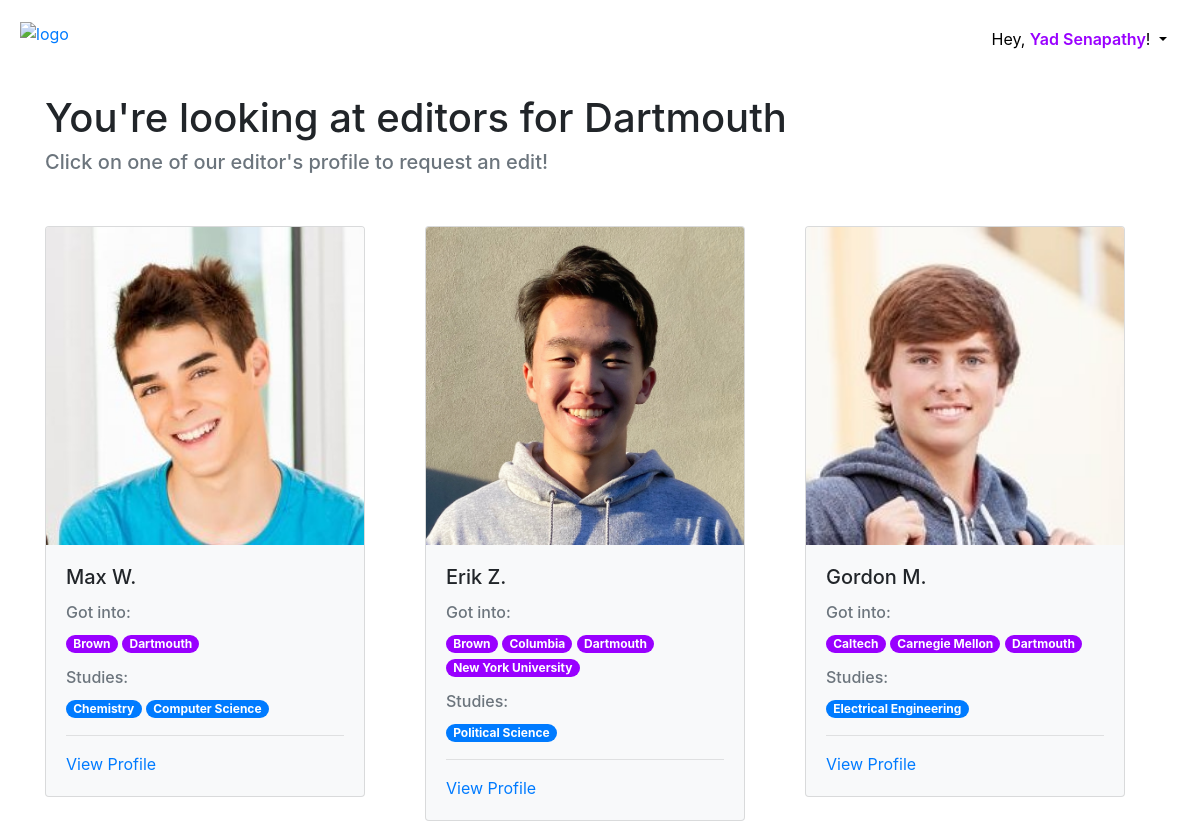
The app's page /filtered/Dartmouth (signed in) with its own data.
### main/models.py (models this page shows, shortened)
class School(models.Model):
    lst = ['Harvard', 'Yale', 'Princeton', 'Stanford', 'MIT', 'Columbia', 'UPenn', 'Dartmouth',
           'Cornell', 'Brown', 'UC Berkeley', 'UT Austin', 'UMich', 'UChicago', 'Duke',
           'Northwestern', 'John\'s Hopkins', 'New York University', 'Caltech', 'Carnegie Mellon',
           'Georgia Tech', 'University of Southern California', 'UCLA', 'UIUC', 'UC San Diego',
           'University of Washington', 'Washington University (St. Louis)']
    colleges = sorted(lst)  # sort colleges alphabetically
    CHOICES = [(college, college) for college in colleges]
    name = models.CharField(choices=CHOICES, max_length=100)
    follower = models.ManyToManyField(User, blank=True)
    def __str__(self):
        return self.name

class Editor(models.Model):
    editor_name = models.CharField(max_length=25)
    bio = models.TextField()
    college = models.ManyToManyField(School)
    major = models.ManyToManyField(Major)
    photo = models.ImageField(upload_to='images/')
    def __str__(self):
        return self.editor_name
    def colleges(self):
        return School.objects.filter(editor=Editor.objects.get(editor_name=self.editor_name))
    def majors(self):
        return Major.objects.filter(editor=Editor.objects.get(editor_name=self.editor_name))

class Major(models.Model):
    lst = ['Computer Science', 'Business', 'Finance', 'Economics', 'Nursing', 'Communications', 'Philosophy',
           'Political Science', 'Psychology', 'Biology', 'Pre-Medicine', 'English', 'Electrical Engineering',
           'Physics', 'Chemistry', 'Mechanical Engineering', 'Biomedical Engineering', 'Math', 'History',
           'Environmental Studies', 'Education', 'Sociology', 'Journalism', 'Fine Arts']
    majors = sorted(lst)  # sort majors alphabetically
    CHOICES = [(major, major) for major in majors]
    name = models.CharField(choices=CHOICES, max_length=100)
    def __str__(self):
        return self.name

### main/views.py (the view)
# urls.py: path('filtered/<str:college>', filtered_view, name='filtered_view'),
def filtered_view(request, college):
    name = request.user.first_name + " " + request.user.last_name
    school = School.objects.get(name=college)
    editors = Editor.objects.filter(college=school)
    return render(request, 'filtered.html',
                  {'user': request.user, 'name': name, 'editors': editors, 'college': college})

### main/templates/filtered.html (shortened to what this page needs)
<!doctype html>
<html lang="en">
  <head>
    <link rel="stylesheet" href="https://maxcdn.bootstrapcdn.com/bootstrap/4.0.0/css/bootstrap.min.css">
  </head>
  <body>
    <div id="navbar" style="margin-top: 20px">
        <a href="/platform"><img src="https://i.imgur.com/MRGuTdT.png" alt="logo" width="150" style="margin-left: 20px"/></a>
        <div class="dropdown float-right" style="margin-right: 20px">
                  <button class="btn dropdown-toggle"
                          type="button"
                          id="dropdownMenuButton"
                          data-toggle="dropdown"
                          aria-haspopup="true"
                          aria-expanded="false"
                          style="background-color:transparent"
                  >
                    Hey, <span style="color: #9900ff; font-weight: 600">{{ name }}</span>!
                  </button>
                </div>
    </div>
    <br />
    <br />
    <div class="container">
        <div class="row">
            <div class="col-md-12">
                <h1>You're looking at editors for {{ college }}</h1>
                <h5 class="text-muted">Click on one of our editor's profile to request an edit!</h5>
            </div>
        </div>
        <br />
        <div class="row">
            {% for editor in editors %}
                <div class="col-md-4">
                    <div class="card bg-light mb-3" style="width: 20rem;margin-bottom: 20px;margin-top: 20px"">
                      <img class="card-img-top" src="{{ editor.photo.url }}" width="300">
                      <div class="card-body">
                        <h5 class="card-title" style="margin-bottom: 20px">{{ editor}}.</h5>
                        <h6 class="card-subtitle mb-2 text-muted">Got into:</h6>
                        <div style="margin-bottom: 20px">
                            {% for college in editor.colleges %}
                            <span class="badge badge-pill badge-primary"
                                  style="background-color: #9900ff">
                                {{ college }}
                            </span>
                            {% endfor %}
                        </div>
                        <h6 class="card-subtitle mb-2 text-muted">Studies:</h6>
                        <div style="margin-bottom: 10px">
                            {% for major in editor.majors %}
                            <span class="badge badge-pill badge-primary">
                                {{ major }}
                            </span>
                            {% endfor %}
                        </div>
                        <hr />
                        <a href="/editor?id={{ editor.id }}" class="card-link">View Profile</a>
                      </div>
                    </div>
                </div>
            {% endfor %}
        </div>
    </div>
  </body>
</html>

### records on screen
School: name "Dartmouth"
Editor: photo (picture), editor_name "Max W"
School: name "Brown"
Major: name "Chemistry"
Major: name "Computer Science"
Editor: photo (picture), editor_name "Erik Z"
School: name "Columbia"
School: name "New York University"
Major: name "Political Science"
Editor: photo (picture), editor_name "Gordon M"
School: name "Caltech"
School: name "Carnegie Mellon"
Major: name "Electrical Engineering"

### other values on screen
{{ name }} "Yad Senapathy"
